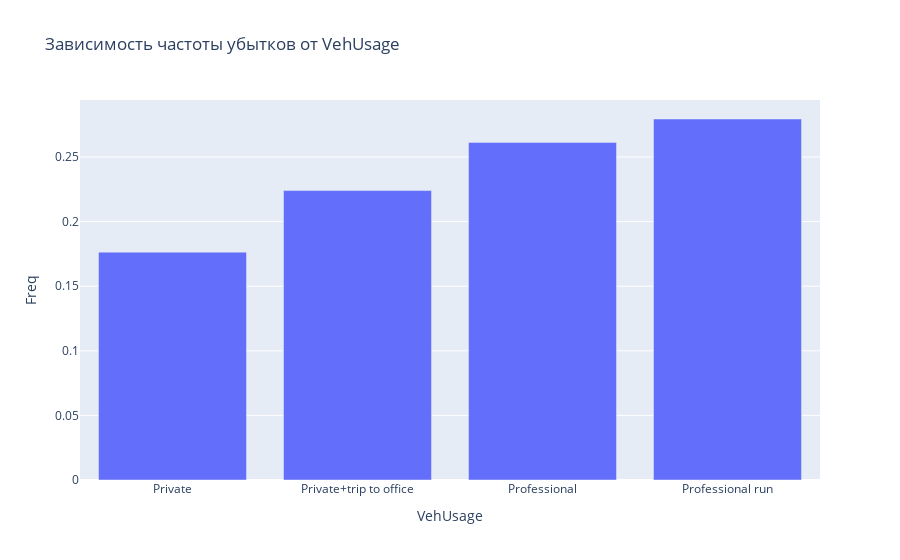

Here is the notebook cell this chart was saved with:
### Code cell
fig = px.bar(df_group_VU, x='VehUsage', y='Freq', title='Зависимость частоты убытков от VehUsage')
fig.show()

### Figure 1 — Plotly figure (JSON) as saved in the notebook; plotly's stock layout.template omitted (floating-point values rounded to 4 significant figures)
{"data": [{"alignmentgroup": "True", "hoverlabel": {"namelength": 0}, "hovertemplate": "VehUsage=%{x}<br>Freq=%{y}", "legendgroup": "", "marker": {"color": "#636efa"}, "name": "", "offsetgroup": "", "orientation": "v", "showlegend": false, "textposition": "auto", "type": "bar", "x": ["Private", "Private+trip to office", "Professional", "Professional run"], "xaxis": "x", "y": [0.1764, 0.224, 0.2613, 0.2794], "yaxis": "y"}], "layout": {"barmode": "relative", "legend": {"tracegroupgap": 0}, "title": {"text": "Зависимость частоты убытков от VehUsage"}, "xaxis": {"anchor": "y", "domain": [0, 1], "title": {"text": "VehUsage"}}, "yaxis": {"anchor": "x", "domain": [0, 1], "title": {"text": "Freq"}}}}
